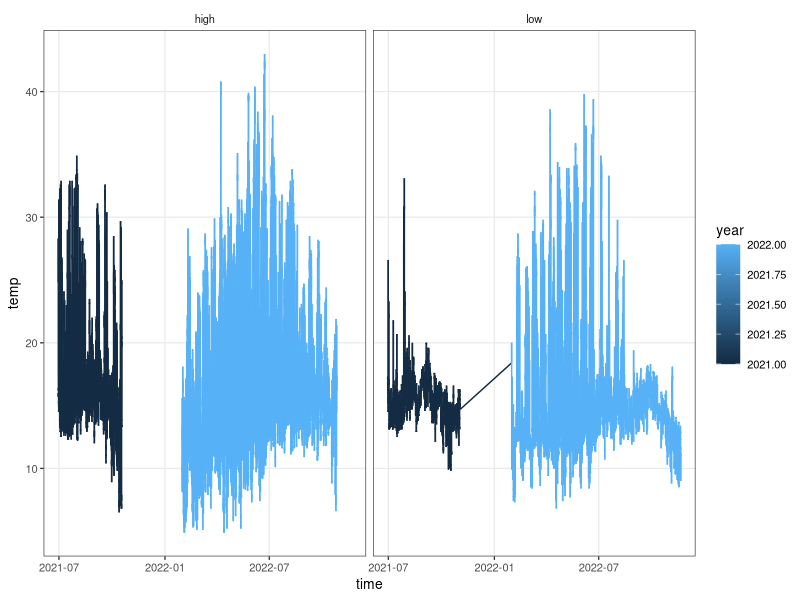
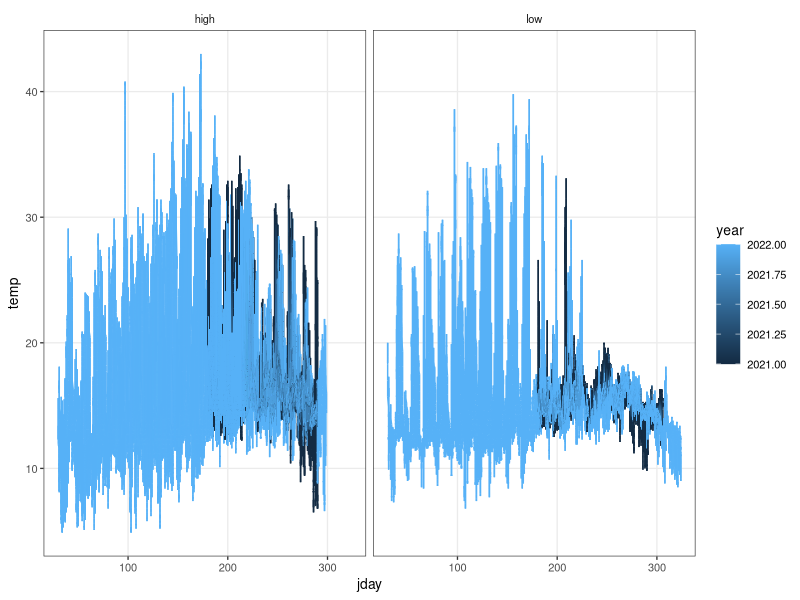

Recreate these plots in R, in order.
################################################################################
##' @title Analyze Hewatt temperature data
##' @author Robin Elahi
##' @date 2022-12-14
##' @log 
################################################################################

#### PACKAGES, DATA ####
library(here)
library(tidyverse)
library(lubridate)

theme_set(theme_bw(base_size = 10) + 
            theme(panel.grid.minor = element_blank(), 
                  strip.background = element_blank()))

# Hewatt high zone
d1 <- read_csv("data_output/envlogger_04924E000C5503.csv") %>% 
  mutate(zone = "high")

# Hewatt low zone
d2 <- read_csv("data_output/envlogger_04EB240037540B.csv") %>% 
  mutate(zone = "low")

# Combine
d <- rbind(d1, d2)

# Lubridate
d <- d %>% 
  mutate(date = date(time), 
         year = year(time), 
         month = month(time), 
         week = week(time), 
         jday = yday(time))

# Plot raw data
d %>% 
  ggplot(aes(time, temp, color = year)) + 
  facet_wrap(~ zone) +
  geom_line()

d %>% 
  ggplot(aes(jday, temp, color = year)) + 
  facet_wrap(~ zone) +
  geom_line()

#### SUMMARIZE DAILY TEMPERATURE ####

